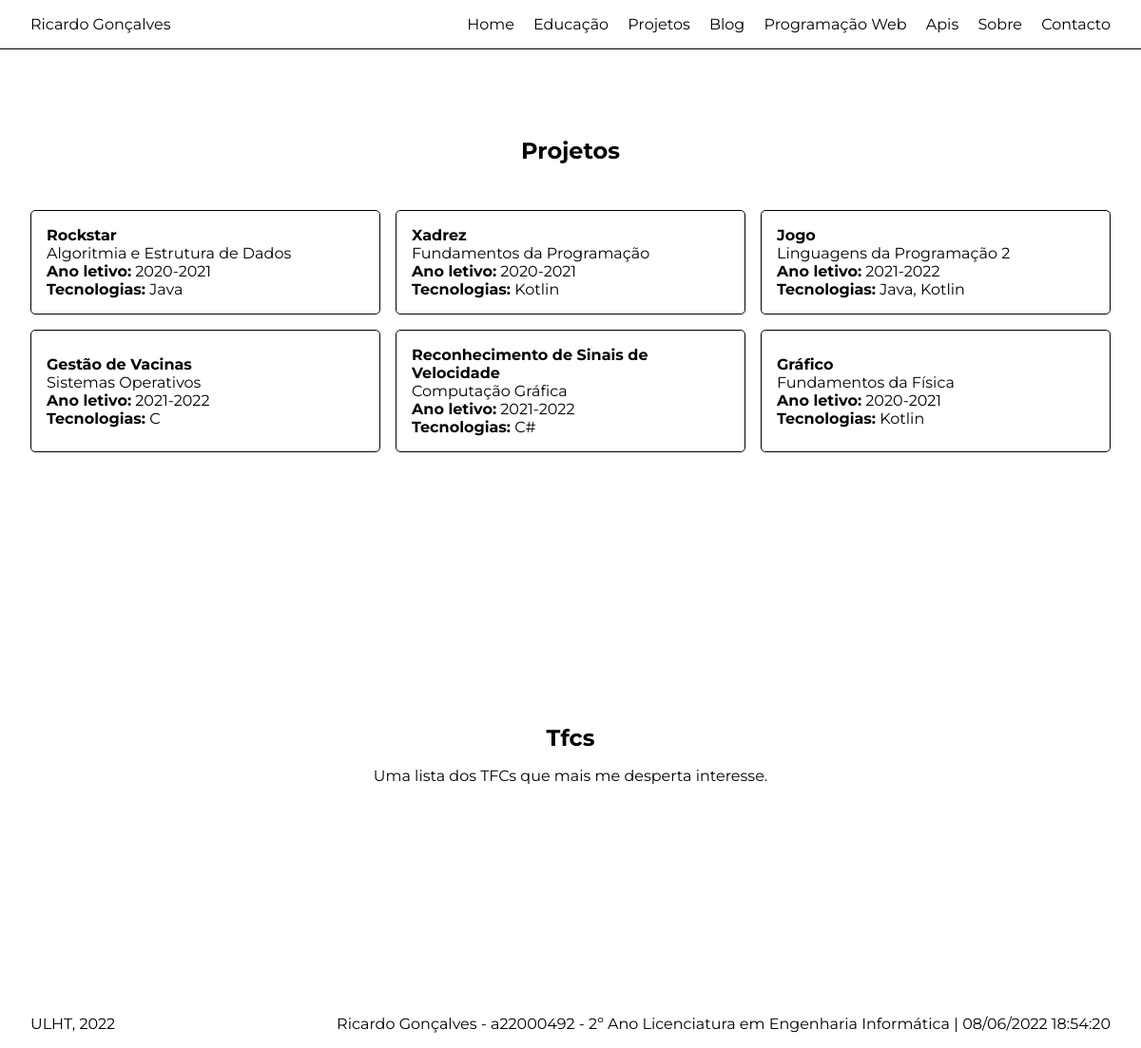
/projetos, run on an earlier commit of the app's database.
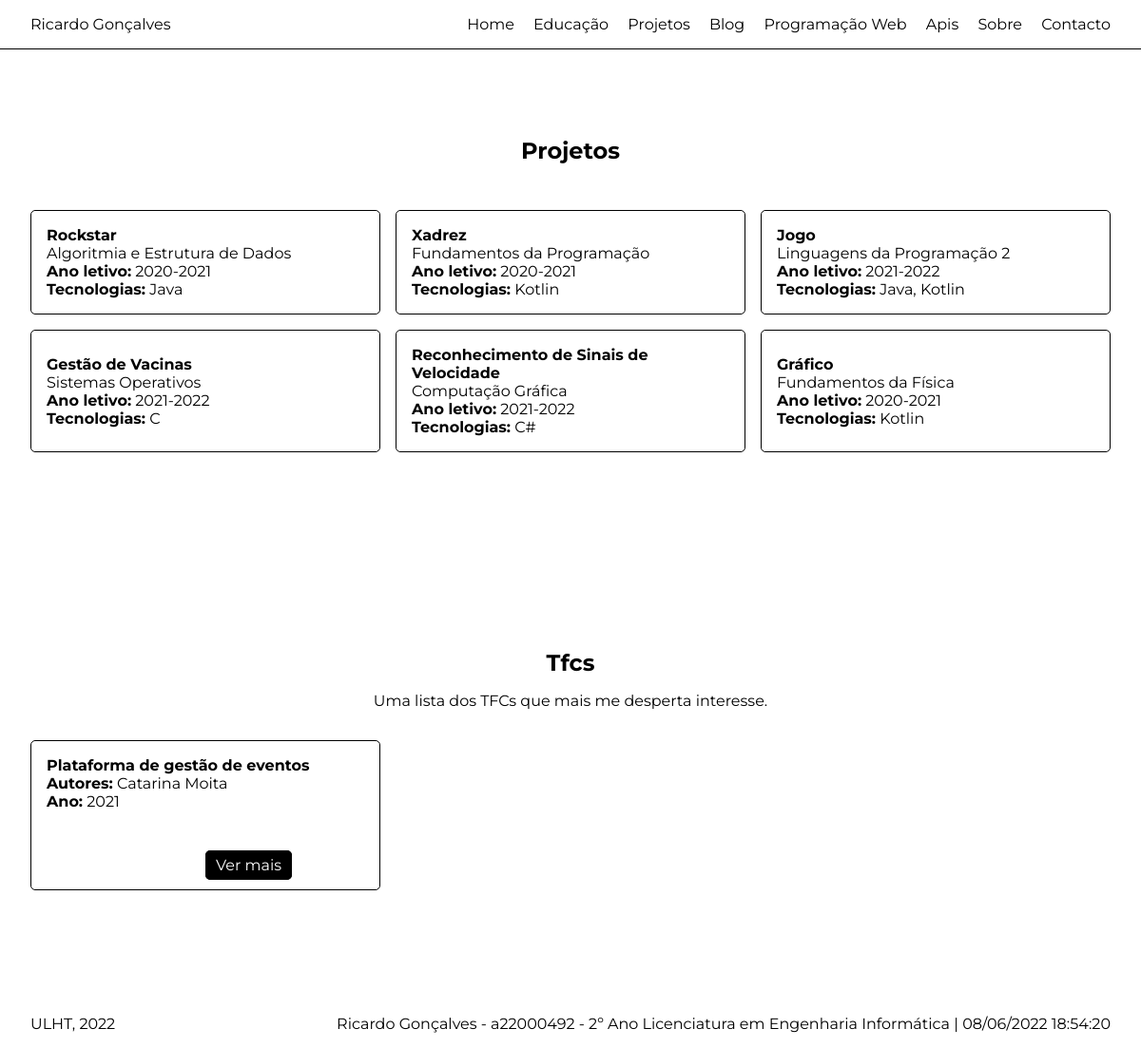
And on a later commit of the database.
### portfolio/models.py (models this page shows, shortened)
class Projeto(models.Model):
  nome = models.CharField(max_length=100)
  disciplina = models.CharField(max_length=100, blank=True)
  ano_letivo = models.CharField(max_length=100, blank=True)
  tecnologias = models.CharField(max_length=100, blank=True)

class Tfc(models.Model):
  autores = models.CharField(max_length=500)
  ano = models.IntegerField()
  titulo = models.CharField(max_length=100)
  resumo = models.TextField()
  imagem = models.ImageField(upload_to=posts_resolution_path, blank=True)
  relatorio = models.CharField(max_length=100, blank=True)
  github = models.CharField(max_length=100, blank=True)
  video = models.CharField(max_length=100, blank=True)

### portfolio/views.py (the view)
# urls.py: path('projetos', views.projetos_page_view, name='projetos'),
def projetos_page_view(request):
  context = {
    'projetos': Projeto.objects.all(),
    'tfcs': Tfc.objects.all()
  }
  return render(request, 'portfolio/projetos.html', context)

### portfolio/templates/portfolio/projetos.html
{% extends 'portfolio/layout.html' %}
{% block main %}
  <section>
    <div class="container content content-center">
      <h1>Projetos</h1>
      <div class="projetos">
        {% for projeto in projetos %}
          <div>
            <h4>{{ projeto.nome }}</h4>
            <p>{{ projeto.disciplina }}</p>
            <p><strong>Ano letivo:</strong> {{ projeto.ano_letivo }}</p>
            <p><strong>Tecnologias:</strong> {{ projeto.tecnologias }}</p>
          </div>
        {% endfor %}
      </div>
    </div>
  </section>
  <section>
    <div class="container content content-center">
      <h1>Tfcs</h1>
      <p>Uma lista dos TFCs que mais me desperta interesse.</p>
      <div class="projetos">
        {% for tfc in tfcs %}
          <div class="tfc">
            <h4>{{ tfc.titulo }}</h4>
            <p><strong>Autores:</strong> {{ tfc.autores }}</p>
            <p><strong>Ano:</strong> {{ tfc.ano }}</p>
            <div class="aditional-info">
              <div>
              </div>
              <div>
                <a href="{% url 'portfolio:tfc_detail' tfc.id %}" class="btn-primary">Ver mais</a>
              </div>
            </div>
          </div>
        {% endfor %}
      </div>
    </div>
  </section>
{% endblock %}

What changed in the data, as far as the page shows it:
added Tfc: titulo "Plataforma de gestão de eventos", autores "Catarina Moita", ano "2021"
